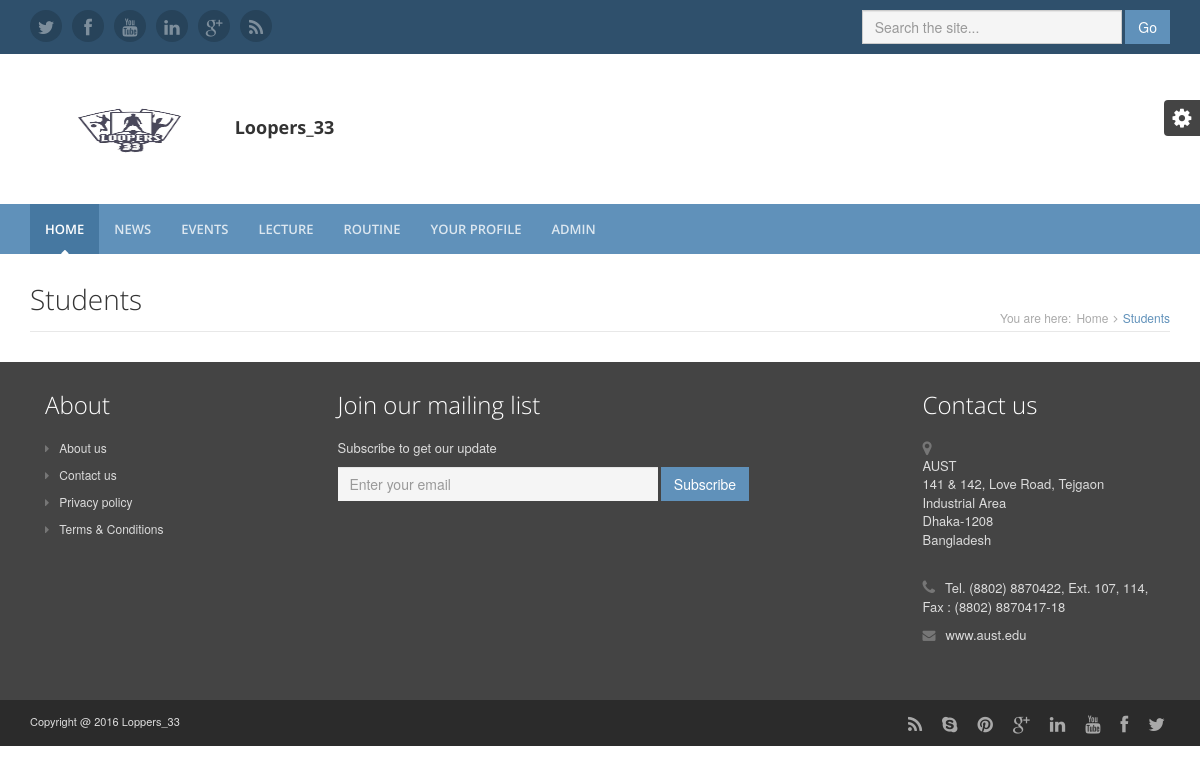
The page /student_list.php on the database as committed earlier.
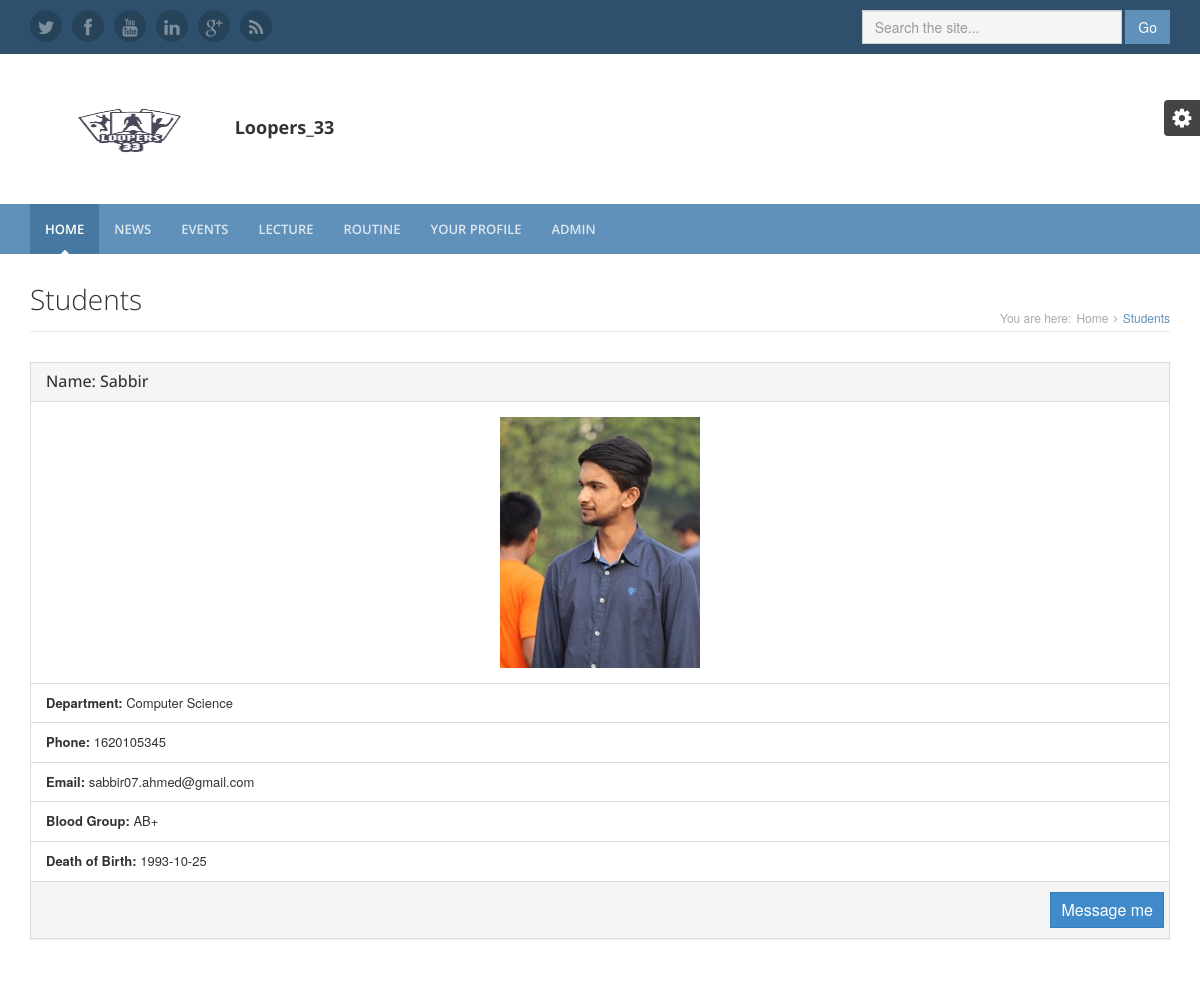
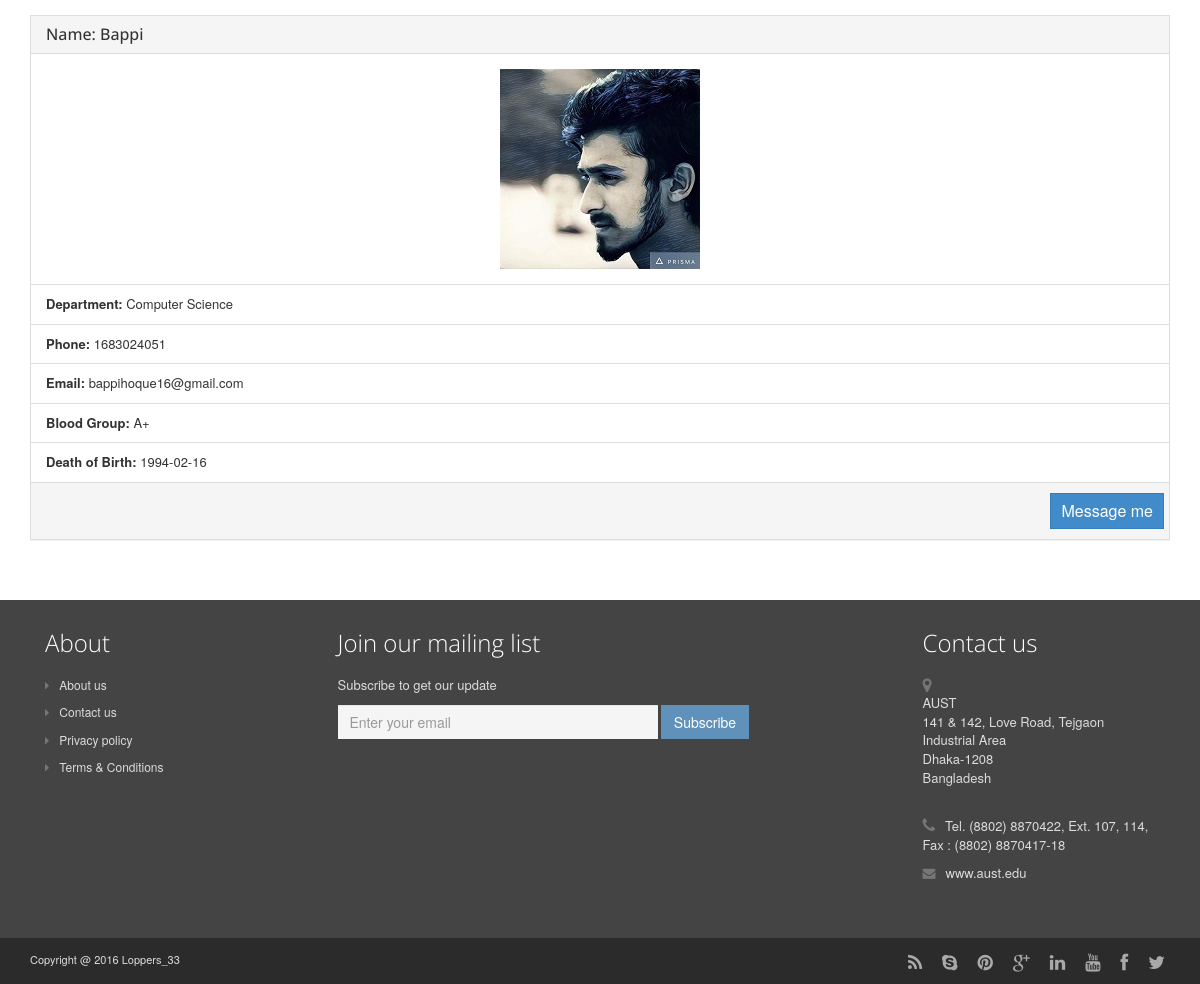
The same page on the database as committed later (2 pictures, top to bottom).
### tables this page shows
CREATE TABLE `student_info` (
  `s_id` bigint(9) NOT NULL,
  `s_name` varchar(50) NOT NULL,
  `s_add` varchar(100) NOT NULL,
  `s_bg` varchar(3) NOT NULL,
  `dob` date NOT NULL,
  `s_ph` int(11) NOT NULL,
  `email` varchar(50) NOT NULL,
  `pass` varchar(50) NOT NULL
);

### student_list.php (the view, shortened to what this page needs)
<?php
    include 'header.php';
?>
<div class="row">
    <div class="col-md-12">
        <div class="content container">
            <div class="page-wrapper">
                <header class="page-heading clearfix">
                    <h1 class="heading-title pull-left">Students</h1>
                    <div class="breadcrumbs pull-right">
                        <ul class="breadcrumbs-list">
                            <li class="breadcrumbs-label">You are here:</li>
                            <li><a href="index-2.html">Home</a><i class="fa fa-angle-right"></i></li>
                            <li class="current">Students</li>
                        </ul>
                    </div>
                </header>
                <div class="page-content">
                    <?php
                      $con=mysqli_connect("localhost","root","","sms");
                      $rslt=mysqli_query($con,"SELECT * from student_info");
                      while ($row=mysqli_fetch_array($rslt))
                        {
                    ?>
                    <div class="row page-row">
                        <div class="jobs-wrapper col-md-12 col-sm-12">
                            <div class="panel panel-default page-row">
                                <div class="panel-heading">
                                    <h3 class="panel-title"><a href="#">Name: <?php echo $row['s_name']?></a> </h3>
                                </div>
                                <div class="panel-body">
                                    <center>
                                        <img class="img-responsive" src="uploads/student/std_<?php echo $row['s_id']?>.jpg">
                                    </center>
                                </div>
                                <ul class="list-group">
                                    <li class="list-group-item"><strong>Department:</strong> Computer Science</li>
                                    <li class="list-group-item"><strong>Phone:</strong> <?php echo $row['s_ph'];?></li>
                                    <li class="list-group-item"><strong>Email:</strong> <?php echo $row['email'];?></li>
                                    <li class="list-group-item"><strong>Blood Group:</strong> <?php echo $row['s_bg'];?></li>
                                    <li class="list-group-item"><strong>Death of Birth:</strong> <?php echo $row['dob'];?></li>
                                </ul>
                                <div class="panel-footer">
                                    <div class="row">
                                        <ul class="list-inline pull-right">
                                            <li><a href="student_contact.php?id=<?php echo $row['s_id']?>" class="btn btn-sm btn-primary" style="font-size:16px">Message me</a></li>
                                        </ul>
                                    </div>
                                </div>
                            </div>
                        </div>
                    </div>
                    <?php
                        }
                    ?>
                </div>
            </div>
        </div>
    </div>
</div>
<?php
    include 'footer.php';
?>

### header.php (shortened to what this page needs)
<!DOCTYPE html>
<head>
    <link rel="stylesheet" href="assets/plugins/bootstrap/css/bootstrap.min.css">
    <link rel="stylesheet" href="assets/plugins/font-awesome/css/font-awesome.css">
    <link rel="stylesheet" href="assets/plugins/flexslider/flexslider.css">
    <link id="theme-style" rel="stylesheet" href="assets/css/styles.css">
</head>
<body class="home-page">
    <div>
        <header class="header">
            <div class="top-bar">
                <div class="container">
                    <ul class="social-icons col-md-6 col-sm-6 col-xs-12 hidden-xs">
                        <li><a href="https://twitter.com/" ><i class="fa fa-twitter"></i></a></li>
                        <li><a href="https://www.facebook.com/" ><i class="fa fa-facebook"></i></a></li>
                        <li><a href="https://www.youtube.com/" ><i class="fa fa-youtube"></i></a></li>
                        <li><a href="https://bd.linkedin.com/" ><i class="fa fa-linkedin"></i></a></li>
                        <li><a href="https://plus.google.com/" ><i class="fa fa-google-plus"></i></a></li>
                        <li class="row-end"><a href="#" ><i class="fa fa-rss"></i></a></li>
                    </ul>
                    <form class="pull-right search-form" role="search" action="search.php" method="POST">
                        <div class="form-group">
                            <input type="text" class="form-control" placeholder="Search the site..." name="srch">
                        </div>
                        <button type="submit" class="btn btn-theme">Go</button>
                    </form>
                </div>
            </div>
            <div class="header-main container">
                <h4 class="logo col-md-4 col-sm-4">
                    <a href="#"><img id="logo" width="200px" height="70px;" src="assets/icon.png" alt="Logo"></a>
                    <strong>Loopers_33</strong>
                </h4>
            </div>
        </header>
        <nav class="main-nav" role="navigation">
            <div class="container">
                <div class="navbar-collapse collapse" id="navbar-collapse">
                    <ul class="nav navbar-nav">
                        <li class="active nav-item"><a href="index.php">Home</a></li>
                        <li class="nav-item"><a href="news.php">News</a></li>
                        <li class="nav-item"><a href="event.php">Events</a></li>
                        <li class="nav-item"><a href="lecture.php">Lecture</a></li>
                        <li class="nav-item"><a href="routine.php">Routine</a></li>
                        <?php if($_SESSION['student_logged_in'] == 'no'){?>
                         <li class="nav-item"><a href="login.php">Login</a></li>
                         <?php }else {?>
                         <li class="nav-item"><a href="student.php">Your Profile</a></li>
                         <?php }?>
                         <li class="nav-item"><a href="a_login.php">Admin</a></li>
                    </ul>
                </div>
            </div>
        </nav>

### footer.php (shortened to what this page needs)
<footer class="footer">
        <div class="footer-content">
            <div class="container">
                <div class="row">
                <div class="footer-col col-md-3 col-sm-4 about">
                    <div class="footer-col-inner">
                        <h3>About</h3>
                        <ul>
                            <li><a href="index.php"><i class="fa fa-caret-right"></i>About us</a></li>
                            <li><a href="contact.php"><i class="fa fa-caret-right"></i>Contact us</a></li>
                            <li><a href="#"><i class="fa fa-caret-right"></i>Privacy policy</a></li>
                            <li><a href="terms-and-conditions.html"><i class="fa fa-caret-right"></i>Terms & Conditions</a></li>
                        </ul>
                    </div>
                </div>
                <div class="footer-col col-md-6 col-sm-8 newsletter">
                    <div class="footer-col-inner">
                        <h3>Join our mailing list</h3>
                        <p>Subscribe to get our update</p>
                        <form class="subscribe-form">
                            <div class="form-group">
                                <input type="email" class="form-control" placeholder="Enter your email" />
                            </div>
                            <input class="btn btn-theme btn-subscribe" type="submit" value="Subscribe">
                        </form>
                    </div>
                </div>
                <div class="footer-col col-md-3 col-sm-12 contact">
                    <div class="footer-col-inner">
                        <h3>Contact us</h3>
                        <div class="row">
                            <p class="adr clearfix col-md-12 col-sm-4">
                                <i class="fa fa-map-marker pull-left"></i>
                                <span class="adr-group pull-left">
                                    <span class="street-address">AUST</span><br>
                                    <span class="region">141 & 142, Love Road, Tejgaon Industrial Area</span><br>
                                    <span class="postal-code">Dhaka-1208</span><br>
                                    <span class="country-name">Bangladesh</span>
                                </span>
                            </p>
                            <p class="tel col-md-12 col-sm-4"><i class="fa fa-phone"></i>Tel. (8802) 8870422, Ext. 107, 114, Fax : (8802) 8870417-18</p>
                            <p class="email col-md-12 col-sm-4"><i class="fa fa-envelope"></i><a href="#">www.aust.edu</a></p>
                        </div>
                    </div>
                </div>
                </div>
            </div>
        </div>
        <div class="bottom-bar">
            <div class="container">
                <div class="row">
                    <small class="copyright col-md-6 col-sm-12 col-xs-12">Copyright @ 2016 Loppers_33</small>
                    <ul class="social pull-right col-md-6 col-sm-12 col-xs-12">
                        <li><a href="https://twitter.com/" ><i class="fa fa-twitter"></i></a></li>
                        <li><a href="https://www.facebook.com/" ><i class="fa fa-facebook"></i></a></li>
                        <li><a href="https://www.youtube.com/" ><i class="fa fa-youtube"></i></a></li>
                        <li><a href="https://bd.linkedin.com/" ><i class="fa fa-linkedin"></i></a></li>
                        <li><a href="https://plus.google.com/" ><i class="fa fa-google-plus"></i></a></li>
                        <li><a href="#" ><i class="fa fa-pinterest"></i></a></li>
                        <li><a href="https://www.skype.com/en/" ><i class="fa fa-skype"></i></a></li>
                        <li class="row-end"><a href="#" ><i class="fa fa-rss"></i></a></li>
                    </ul>
                </div>
            </div>
        </div>
    </footer>
    <div class="config-wrapper hidden-xs">
        <div class="config-wrapper-inner">
            <a id="config-trigger" class="config-trigger" href="#"><i class="fa fa-cog"></i></a>
        </div>
    </div>
   </div>
</body>
</html>

Rows that differ between the two databases and show on the page:
added student_info: s_name "Sabbir", s_id (picture), s_ph "1620105345", email "sabbir07.ahmed@gmail.com", s_bg "AB+", dob "1993-10-25"
added student_info: s_name "Bappi", s_id (picture), s_ph "1683024051", email "bappihoque16@gmail.com", s_bg "A+", dob "1994-02-16"
